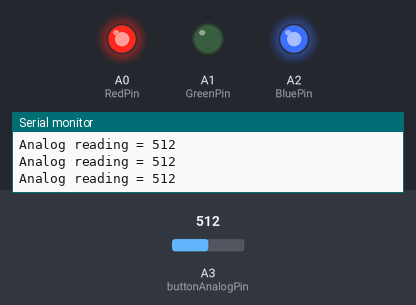
This sketch was run on a simulated Arduino Uno, built with avr-gcc and run on an emulated ATmega328P. Shown: output pins drawn as LEDs (lit = HIGH), the last lines printed to the serial monitor. The inputs (shaded band) are chosen by the test bench; at power-on: A3 (buttonAnalogPin) = 512.

Above: at 1.2 s.
1.3 s: A3 (buttonAnalogPin) set to 105
2.8 s: A3 (buttonAnalogPin) set to 92
At 4.1 s:
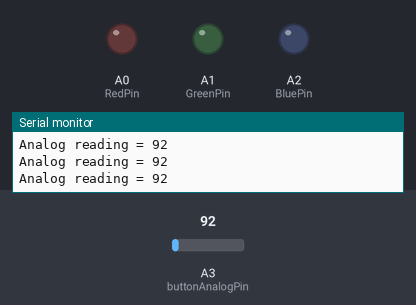
Timing chart, 0 to 5.8 s (numbered marks = the images above; inputs shaded):
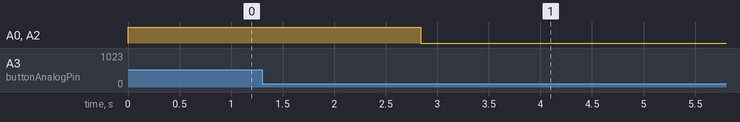

The sketch:

softbutton_LEDstrip.ino
```cpp
int RedPin = A0;
int GreenPin = A1;
int BluePin = A2;

int buttonAnalogPin = A3; //analog pin for button
int buttonReading; //keeping track of what state the button is in

void setup() {
  Serial.begin(9600);

  pinMode(buttonAnalogPin, INPUT);

  pinMode(RedPin, OUTPUT);
  pinMode(GreenPin, OUTPUT);
  pinMode(BluePin, OUTPUT);

}

void loop() {
  buttonReading = analogRead(buttonAnalogPin);
  Serial.print("Analog reading = ");
  Serial.println(buttonReading);

  if (buttonReading > 100) {
    analogWrite(RedPin, 160);
    analogWrite(GreenPin, 32);
    analogWrite(BluePin, 240);
  }

  else if (buttonReading <= 100) {
    analogWrite(RedPin, 0);
    analogWrite(GreenPin, 0);
    analogWrite(BluePin, 0);
  }

}
```

Measured:
- the behaviour switches between 101 and 100 on A3 (buttonAnalogPin) (found by bisection; images 0 and 1)
- after the input at 2.8 s, A0 (RedPin), A2 (BluePin): HIGH → LOW at once
